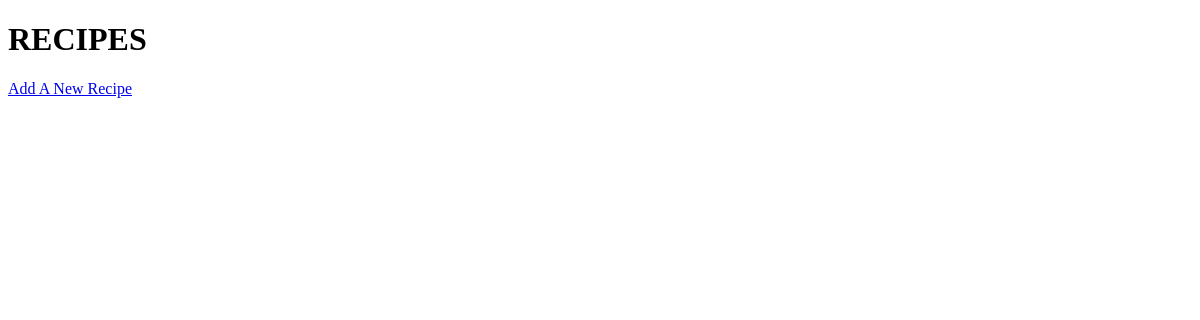
/recipe/, run on an earlier commit of the app's database.
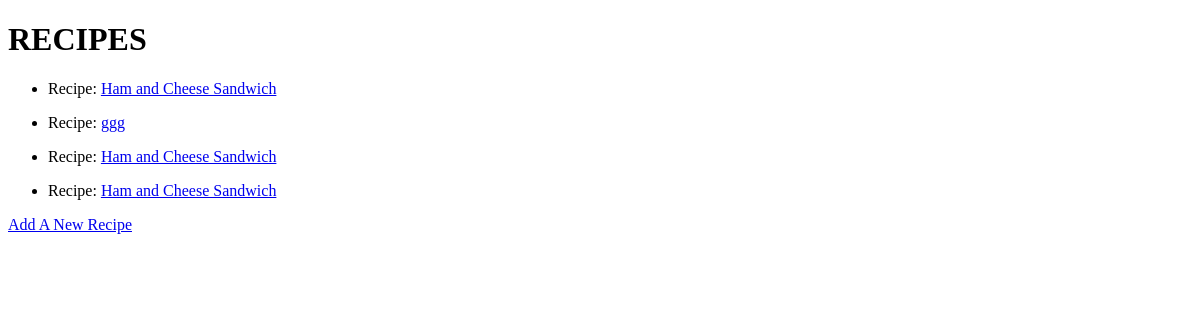
And on a later commit of the database.
### recipebox/models/general.py (models this page shows, shortened)
class Recipe(db.Model):
    __tablename__ = "recipe"
    id = db.Column(db.Integer, primary_key=True)
    name = db.Column(db.String(30), nullable=False)
    picture = db.Column(db.String(150), nullable=False)
    ingredients = db.relationship('RecipeIngredient', backref="recipe", lazy=True)

### recipebox/general/recipes.py (the view)
@general_bp.route('/recipe/')
def recipe():
    selected_recipes = Recipe.query.all()
    return render_template('recipe_browse.html', recipes=selected_recipes)

### recipebox/general/templates/recipe_browse.html
{% extends "browse.html" %}
{% block browse_content %}
    <h1>RECIPES</h1>
    {% for recipe in recipes %}
      <ul id="{{ recipe.name }}">
        <li>
          <span class="field-name">Recipe:</span>
          <span class="field-value"><a href="{{ url_for('general_bp.recipe_id', id=recipe.id) }}">{{ recipe.name }}</a></span>
        </li>
      </ul>
    {% endfor %}
    <a href="{{ url_for('general_bp.recipe_new') }}">Add A New Recipe</a>
{% endblock %}

### recipebox/templates/browse.html
{% extends "base.html" %}
{% block content %}
<div class="container">
  {% block browse_content %}{% endblock %}
</div>
{% endblock %}

### recipebox/templates/base.html (shortened to what this page needs)
<!DOCTYPE html>
<html lang="en" dir="ltr">
  <head>
  </head>
  <body>
    {% block content %}{% endblock %}
  </body>
</html>

What changed in the data, as far as the page shows it:
added Recipe: name "Ham and Cheese Sandwich"
added Recipe: name "ggg"
added Recipe: name "Ham and Cheese Sandwich"
added Recipe: name "Ham and Cheese Sandwich"
